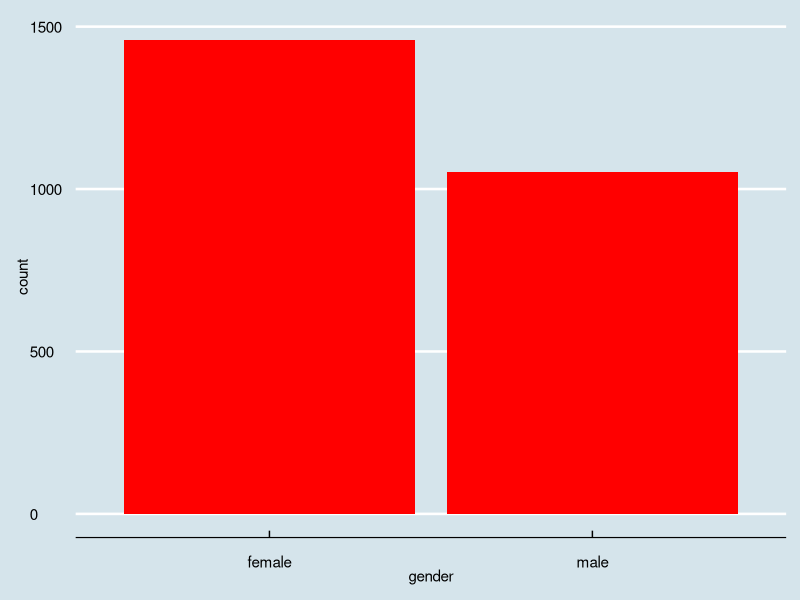
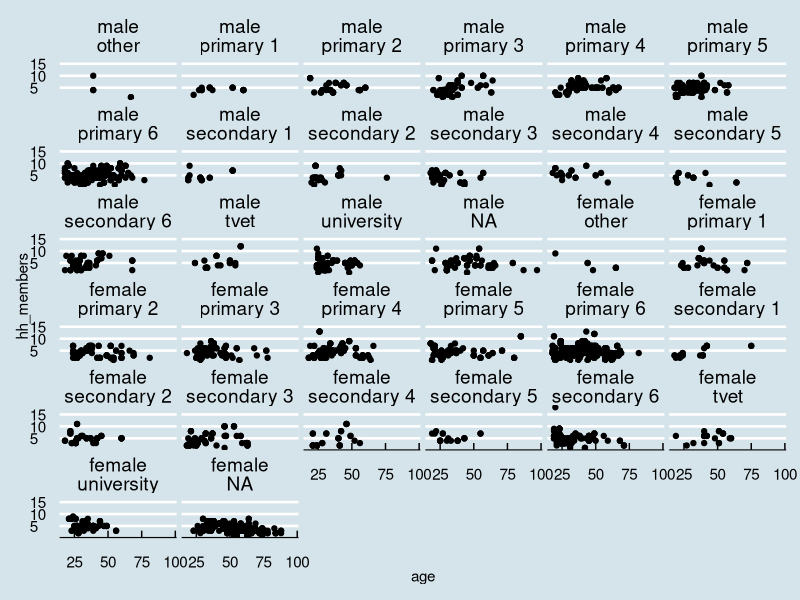

R code for these plots, in order:
## ---- chunk 1
knitr::opts_chunk$set(echo = FALSE)

library(ggplot2)
library(dplyr)
library(ggthemes)
library(tidyr)
## ---- chunk 2
#load the data 
library(readr)

data<-read_csv("mobilemoney_data.csv",col_names=TRUE,cols(district=col_factor(),urban=col_factor(),gender=col_factor()))

## ---- chunk 3
demographics<-read_csv("demographics.csv",col_names = TRUE)
head(demographics)
table(demographics$gender)

ggplot(demographics,aes(x=gender))+geom_bar(aes(x=gender))+theme_economist()+geom_bar(fill="red")

## ---- chunk 4
ggplot(data,aes(x=age,y=hh_members))+geom_point()+facet_wrap(.~gender+highest_grade_completed)+theme_economist()

## ---- chunk 5
data%>%group_by(account_type)%>%summarise(number=n())%>%mutate(percentage=number/sum(number)*100)%>%arrange(desc(percentage))
